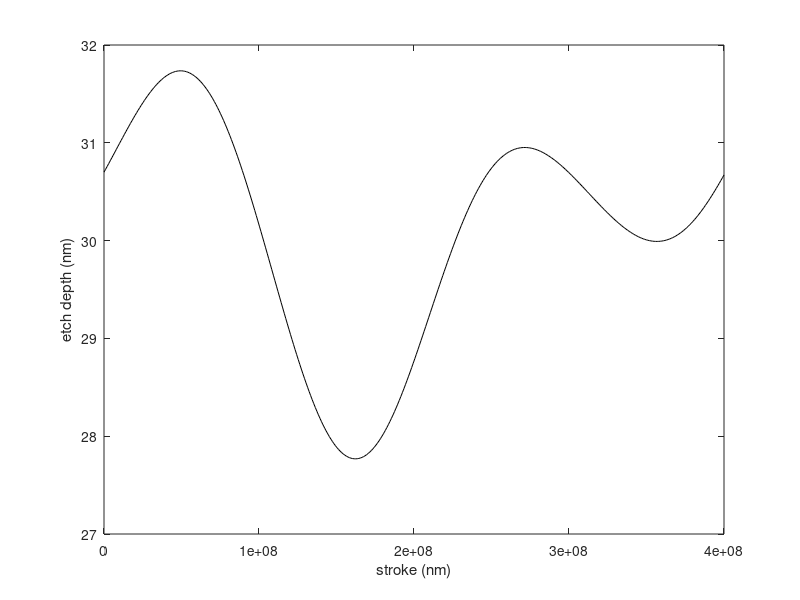
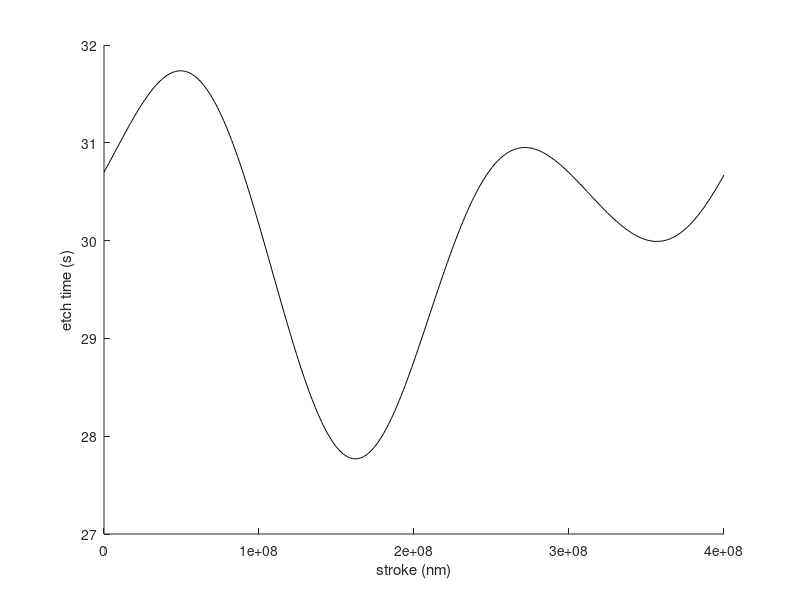

Reproduce these figures in MATLAB, in order. (Note: this script raises an error after producing the figures.)
%% Find a optimal solution for elapsed time in the process of ion etching
clear all; close all; clc

% etch depth vs stroke ---------------------------------------------------%
load etch_depth.mat

figure, plot(stroke, depth, 'k-');
xlabel('stroke (nm)')
ylabel('etch depth (nm)')

% figure, plot(stroke, depth, 'k-');
% xlabel('stroke (nm)')
% ylabel('etch depth (nm)')
% axis equal

% etch time vs stroke ----------------------------------------------------%
% assume that etch rate is 1 nm/s 
etchRate = 1;
etchTime = depth / etchRate;

figure, hold on;
plot(stroke, etchTime, 'k-');
xlabel('stroke (nm)')
ylabel('etch time (s)')

% find peaks, valleys and boundary points
[pks, plocs] = findpeaks(etchTime);
[vls, vlocs] = findpeaks(-etchTime);
vls = -vls;
bps = etchTime([1 end]);

plot(stroke(plocs), pks, 'r.')
plot(stroke(vlocs), vls, 'b.')
plot(stroke([1 end]), bps, 'g.')

% find maximal an minimal
[maxEtchTime, maxIdx] = max(etchTime);
[minEtchTime, minIdx] = min(etchTime);

plot(stroke(maxIdx), maxEtchTime, 'ro')
plot(stroke(minIdx), minEtchTime, 'bo')

% averages
meanEtchTime = mean(etchTime);
%medianEtchTime = median(etchTime);
%middleEtchTime = 0.5 * (maxEtchTime + minEtchTime);

plot(stroke, meanEtchTime*ones(size(stroke)), 'k-.')

% opt a feasible totalTime -----------------------------------------------%
leafWidth = 6*10^7; % in nm
totalStroke = stroke(end) - stroke(1); % in nm

% max tunable ratio of dwell time
maxTunableRatio = leafWidth/totalStroke;

% equations:
% totalTime = maxEtchTime + minDwellTime = minEtchTime + maxDwellTime;
%
% inequations:
% minDwellTime > 0 ==> elapsedTime > maxEtchTime
% maxDwellTime/elapsedTime < maxTunableRatio ==>
%    elapsedTime - minEtchTime < maxTunableRatio*elapsedTime
% or elapsedTime < minEtchTime / (1-maxTunableRatio)
%
% maxEtchTime < elapsedTime < minEtchTime/(1-maxTunableRatio)
if maxEtchTime < minEtchTime/(1-maxTunableRatio)
    elapsedTimeRange = [maxEtchTime, minEtchTime/(1-maxTunableRatio)];
    elapsedTimeOpt = meanEtchTime / (1 - 0.5*maxTunableRatio);
    if elapsedTimeOpt>elapsedTimeRange(1) && elapsedTimeOpt<elapsedTimeRange(2)
        elapsedTime = elapsedTimeOpt;
    end
else
    % over the range
end

plot(stroke, maxEtchTime*ones(size(stroke)), 'k:');
plot(stroke, minEtchTime/(1-maxTunableRatio)*ones(size(stroke)), 'k:');

plot(stroke, elapsedTime*ones(size(stroke)), 'r:')
plot(stroke, ( 2*meanEtchTime-elapsedTime)*ones(size(stroke)), 'b:')

% dwell time vs stroke ---------------------------------------------------%
% assume that total running time is 32 s
dwellTime = depth2dwell(depth, elapsedTime, etchRate);
figure, hold on;
plot(stroke, dwellTime, 'k-')
xlabel('stroke (nm)')
ylabel('dwell time (s)')

maxDwellTime = elapsedTime - minEtchTime;
minDwellTime = elapsedTime - maxEtchTime;

meanDwellTime = mean(dwellTime);
%middleDwellTime = 0.5 * (maxDwellTime + minDwellTime);
plot(stroke, meanDwellTime*ones(size(stroke)), 'k-.')

% tunable range of dwell time
maxTunableHeight = elapsedTime * maxTunableRatio;
tunableRange = [0 maxTunableHeight];
plot(stroke, maxTunableHeight*ones(size(stroke)), 'b:')
plot(stroke, zeros(size(stroke)), 'r:')

plot(stroke(plocs), elapsedTime-pks, 'r.')
plot(stroke(vlocs), elapsedTime-vls, 'b.')
plot(stroke([1 end]), elapsedTime-bps, 'g.')

plot(stroke(minIdx), maxDwellTime, 'bo')
plot(stroke(maxIdx), minDwellTime, 'ro')

